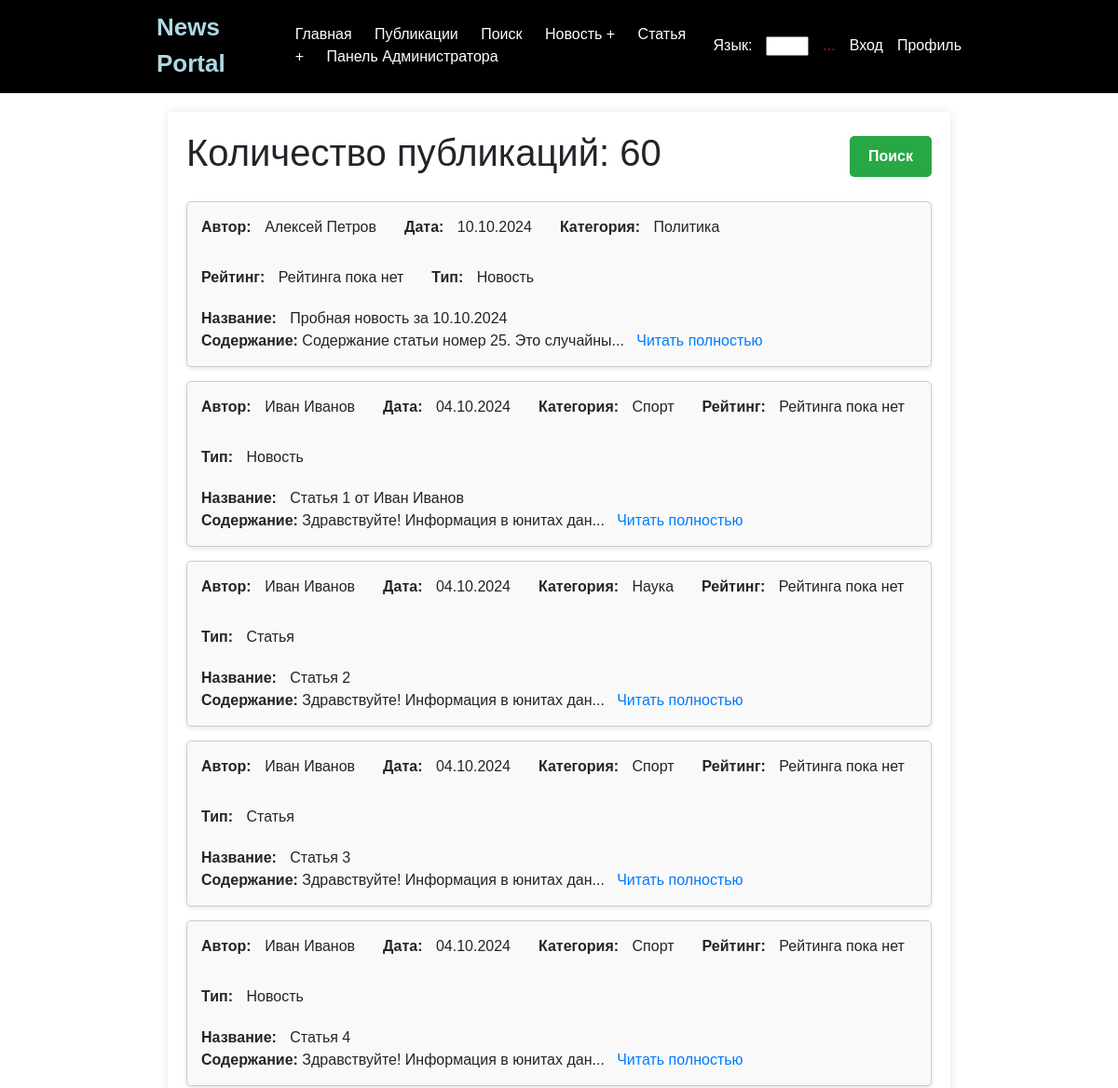
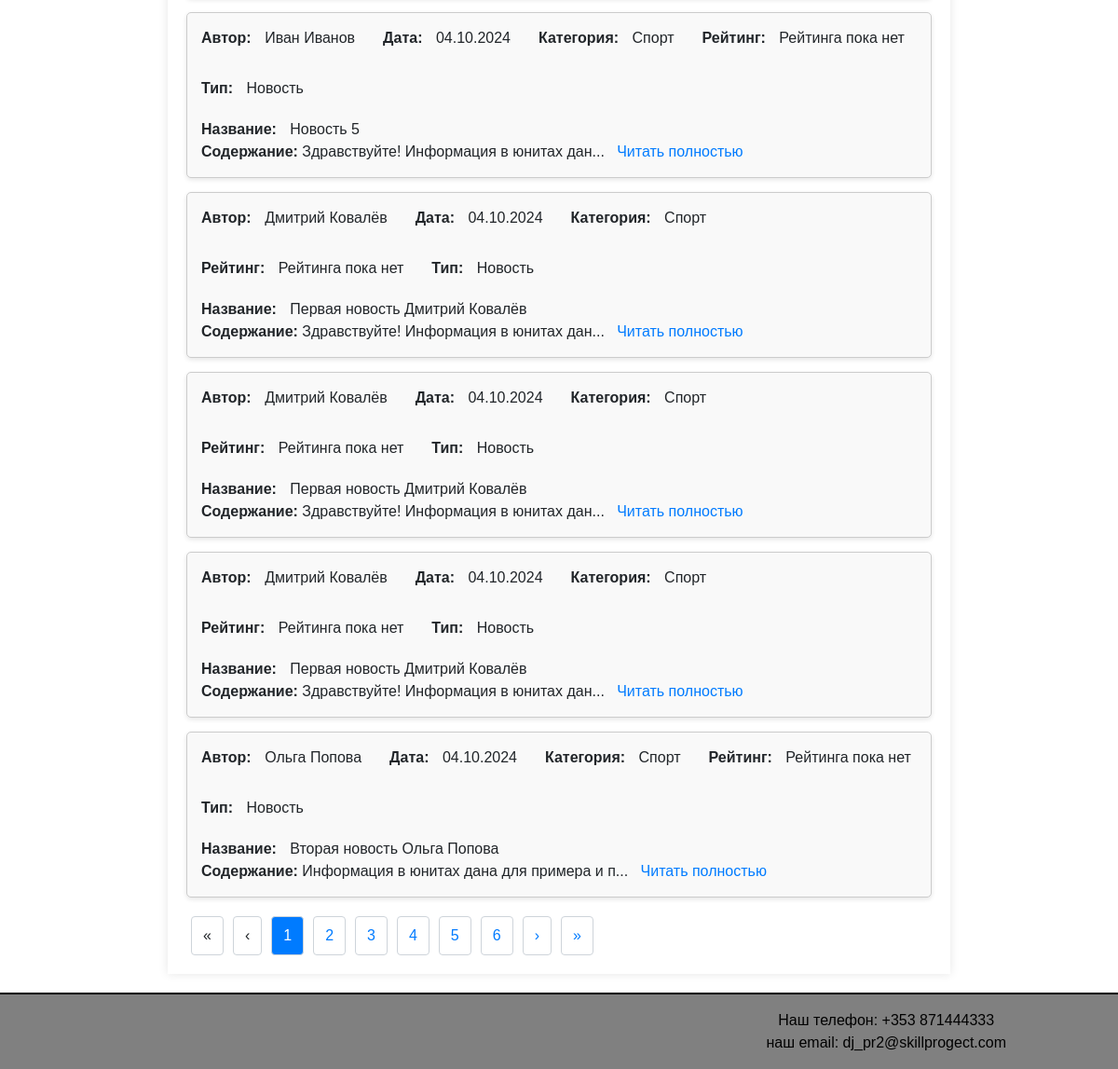
Page /news/ on the committed database (2 pictures, top to bottom).
### news/models.py (models this page shows, shortened)
class Article(models.Model):
    title = models.CharField(max_length=200)
    content = models.TextField()
    publication_date = models.DateField()
    author_profile = models.ForeignKey(Profile, on_delete=models.CASCADE, default=9)
    article_type = models.BooleanField(default=False)
    category = models.ForeignKey(Category, on_delete=models.SET_NULL, null=True, blank=True)
    rating = models.ForeignKey(Rating, on_delete=models.SET_NULL, null=True, blank=True)

class Profile(models.Model):
    user = models.OneToOneField(User, on_delete=models.CASCADE)

class Category(models.Model):
    name = models.CharField(max_length=25, unique=False, verbose_name='Name of category')
    subscribers = models.ManyToManyField(User, related_name='categories', blank=True)
    class Meta:
        verbose_name = "Категория"
        verbose_name_plural = "Категории"

### news/views.py (the view)
# urls.py: path('news/', views.article_list, name='article_list'),
def article_list(request):
    articles = Article.objects.all().order_by('-publication_date')
    paginator = Paginator(articles, 10)
    page_number = request.GET.get('page')
    try:
        page_obj = paginator.get_page(page_number)
    except PageNotAnInteger:
        page_obj = paginator.get_page(1)
    except EmptyPage:
        page_obj = paginator.get_page(paginator.num_pages)
    total_count = articles.count()
    return render(request, 'news/article_list.html', {
        'page_obj': page_obj,
        'total_count': total_count
    })

### news/templatetags/censor_filters.py (called while the page is built)
@register.filter
def censor(value):
    if not isinstance(value, str):
        raise ValueError('Filter can only be applied to strings')
    def replace_word(match):
        word = match.group()
        if word.lower() in PROHIBITED_WORDS:
            return word[0] + '*' * (len(word) - 1)
        return word
    pattern = r'\b(?:' + '|'.join(re.escape(word) for word in PROHIBITED_WORDS) + r')\b'
    censored_text = re.sub(pattern, replace_word, value, flags=re.IGNORECASE)
    return censored_text

### news/templates/news/article_list.html (shortened to what this page needs)
{% extends 'news/default.html' %}
{% load static %}
{% load censor_filters %}
{% block content %}
    <link rel="stylesheet" href="{% static 'css/styles.css' %}">
    <div class="header-container">
        <h1>Количество публикаций: {{ total_count }}</h1>
        <a href="{% url 'article_search' %}" class="search-button">Поиск</a>
    </div>
    <ul class="result-list">
        {% for article in page_obj %}
            <li class="result-item">
                <div class="result-details">
                    <div><strong class="label">Автор:</strong> <span class="author">{{ article.author_profile.user.first_name }} {{ article.author_profile.user.last_name }}</span></div>
                    <div><strong class="label">Дата:</strong> <span class="date">{{ article.publication_date|date:"d.m.Y" }}</span></div>
                    <div><strong class="label">Категория:</strong> <span class="category">{{ article.category.name }}</span></div>
                    <div><strong class="label">Рейтинг:</strong> <span class="title">Рейтинга пока нет</span></div>
                    <div><strong class="label">Тип:</strong>
                        <span class="title">{{ article.article_type|yesno:"Новость,Статья" }}</span>
                    </div>
                </div>
                <div class="result-content">
                    <div><strong class="label">Название:</strong> <span class="title">{{ article.title|censor }}</span></div>
                    <span><strong>Содержание:</strong> {{ article.content|slice:":40" }}...&nbsp;&nbsp;&nbsp;<a href="{% url 'article_detail' article.id %}">Читать полностью</a></span>
                </div>
            </li>
        {% empty %}
            <p>Публикаций пока нет.</p>
        {% endfor %}
    </ul>
    {% if page_obj.has_other_pages %}
        <div class="pagination">
            {% if page_obj.has_previous %}
                <a href="?page=1" title="Первая страница">«</a>
                <a href="?page={{ page_obj.previous_page_number }}" title="Предыдущая страница">‹</a>
            {% else %}
                <span class="disabled">«</span>
                <span class="disabled">‹</span>
            {% endif %}
            {% for num in page_obj.paginator.page_range %}
                {% if page_obj.number == num %}
                    <span class="current">{{ num }}</span>
                {% else %}
                    <a href="?page={{ num }}">{{ num }}</a>
                {% endif %}
            {% endfor %}
            {% if page_obj.has_next %}
                <a href="?page={{ page_obj.next_page_number }}" title="Следующая страница">›</a>
                <a href="?page={{ page_obj.paginator.num_pages }}" title="Последняя страница">»</a>
            {% else %}
                <span class="disabled">›</span>
                <span class="disabled">»</span>
            {% endif %}
        </div>
    {% endif %}
{% endblock %}

### news/templates/news/default.html (shortened to what this page needs)
<!DOCTYPE html>
<html lang="en">
<head>
    <link rel="stylesheet" href="https://stackpath.bootstrapcdn.com/bootstrap/4.5.2/css/bootstrap.min.css">
</head>
<body>
    {% load cache %}
    {% cache 60 "header_cache" %}
    <div class="header d-flex justify-content-between align-items-center">
        <div class="header-left" style="margin-left: 10%;">
            <a href="{% url 'home' %}" class="portal-title">News Portal</a>
            <nav>
                <a href="{% url 'home' %}" class="link menu-item">Главная</a>
                <a href="{% url 'article_list' %}" class="link menu-item">Публикации</a>
                <a href="{% url 'article_search' %}" class="link menu-item">Поиск</a>
                <a href="{% url 'check_post_limit' %}?article_type=news" class="link menu-item">Новость +</a>
                <a href="{% url 'check_post_limit' %}?article_type=article" class="link menu-item">Статья +</a>
                <a href="/admin/" class="link menu-item">Панель Администратора</a>
            </nav>
        </div>
    {% endcache %}
        <div class="header-right" style="margin-right: 10%;">
            <span>Язык:</span>
            <select class="link">
                <option>RU</option>
            </select>
            <span class="username">
                {% if user.is_authenticated %}
                    {{ user.username }}
                {% else %}
                    ...
                {% endif %}
            </span>
            {% if user.is_authenticated %}
                <a href="{% url 'logout' %}" class="link">Выход</a>
            {% else %}
                <a href="{% url 'login' %}" class="link">Вход</a>
            {% endif %}
            <a href="{% url 'profile' %}" class="link">Профиль</a>
        </div>
    </div>
    <div class="header-line"></div>
    <div class="content-container">
        {% block content %}{% endblock %}
    </div>
    {% cache 60 "footer_cache" %}
    <div class="footer-line"></div>
    <div class="footer py-3 d-flex justify-content-between align-items-center" style="padding: 0 10%;">
        <div class="text-end">
            Наш телефон: +353 871444333 <br>
            наш email: dj_pr2@skillprogect.com
        </div>
    </div>
    {% endcache %}
</body>
</html>

### news/static/css/styles.css (style rules this page uses)
.pagination { margin-top: 20px; text-align: center; }
.pagination a, .pagination span { padding: 8px 12px; margin: 0 5px; border: 1px solid #ced4da; border-radius: 4px; text-decoration: none; }
.pagination .current { background-color: #007bff; color: white; }
.result-list { list-style-type: none; padding: 0; }
.result-item { border: 1px solid #ccc; padding: 15px; margin-bottom: 15px; border-radius: 5px; background-color: #f9f9f9; box-shadow: 0 2px 5px rgba(0, 0, 0, 0.1); display: flex; flex-direction: column; }
.result-details { display: flex; gap: 30px; flex-wrap: wrap; margin-bottom: 15px; }
.result-content { margin-top: 5px; }
.result-item a { color: #007bff; text-decoration: none; }
.result-item .label { font-weight: bold; margin-right: 10px; display: inline; }
.result-details span { display: inline-block; }
.header-container { display: flex; justify-content: space-between; align-items: center; margin-bottom: 20px; }
.search-button { background-color: #28a745; color: white; padding: 10px 20px; border: none; border-radius: 5px; text-decoration: none; font-weight: bold; }
.label { font-weight: bold; margin-right: 5px; }

### news/templates/news/default.html (style rules this page uses)
body { font-family: Arial, sans-serif; margin: 0; padding: 0; box-sizing: border-box; }
.header { background-color: black; color: white; padding: 10px 5%; }
.footer { background-color: gray; color: black; text-align: center; }
.header-line, .footer-line { height: 2px; background-color: black; }
.content-container { width: 70%; margin: 20px auto; padding: 20px; box-shadow: 0 0 10px rgba(0, 0, 0, 0.1); background-color: white; }
.link { text-decoration: none; color: white; }
.header-left { display: flex; align-items: center; gap: 10px; }
.header-left .portal-title { color: lightblue; font-weight: bold; font-size: 26px; margin-right: 10mm; }
.menu-item { margin-right: 20px; }
.header-right { display: flex; align-items: center; gap: 15px; }
.header-right .username { color: red; }

### rows in the picture
Article: author_profile.user.first_name "Алексей", author_profile.user.last_name "Петров", publication_date "10.10.2024", category.name "Политика", article_type "Новость", title|censor "Пробная новость за 10.10.2024", content "Содержание статьи номер 25. Это случайны"
Article: author_profile.user.first_name "Иван", author_profile.user.last_name "Иванов", publication_date "04.10.2024", category.name "Спорт", article_type "Новость", title|censor "Статья 1 от Иван Иванов", content "Здравствуйте! Информация в юнитах дан"
Article: author_profile.user.first_name "Иван", author_profile.user.last_name "Иванов", publication_date "04.10.2024", category.name "Наука", article_type "Статья", title|censor "Статья 2", content "Здравствуйте! Информация в юнитах дан"
Article: author_profile.user.first_name "Иван", author_profile.user.last_name "Иванов", publication_date "04.10.2024", category.name "Спорт", article_type "Статья", title|censor "Статья 3", content "Здравствуйте! Информация в юнитах дан"
Article: author_profile.user.first_name "Иван", author_profile.user.last_name "Иванов", publication_date "04.10.2024", category.name "Спорт", article_type "Новость", title|censor "Статья 4", content "Здравствуйте! Информация в юнитах дан"
Article: author_profile.user.first_name "Иван", author_profile.user.last_name "Иванов", publication_date "04.10.2024", category.name "Спорт", article_type "Новость", title|censor "Новость 5", content "Здравствуйте! Информация в юнитах дан"
Article: author_profile.user.first_name "Дмитрий", author_profile.user.last_name "Ковалёв", publication_date "04.10.2024", category.name "Спорт", article_type "Новость", title|censor "Первая новость Дмитрий Ковалёв", content "Здравствуйте! Информация в юнитах дан"
Article: author_profile.user.first_name "Дмитрий", author_profile.user.last_name "Ковалёв", publication_date "04.10.2024", category.name "Спорт", article_type "Новость", title|censor "Первая новость Дмитрий Ковалёв", content "Здравствуйте! Информация в юнитах дан"
Article: author_profile.user.first_name "Дмитрий", author_profile.user.last_name "Ковалёв", publication_date "04.10.2024", category.name "Спорт", article_type "Новость", title|censor "Первая новость Дмитрий Ковалёв", content "Здравствуйте! Информация в юнитах дан"
Article: author_profile.user.first_name "Ольга", author_profile.user.last_name "Попова", publication_date "04.10.2024", category.name "Спорт", article_type "Новость", title|censor "Вторая новость Ольга Попова", content "Информация в юнитах дана для примера и п"

### other values in the picture
{{ total_count }} "60"
{{ num }} "1"
{{ num }} "2" "3" "4" "5" "6"
